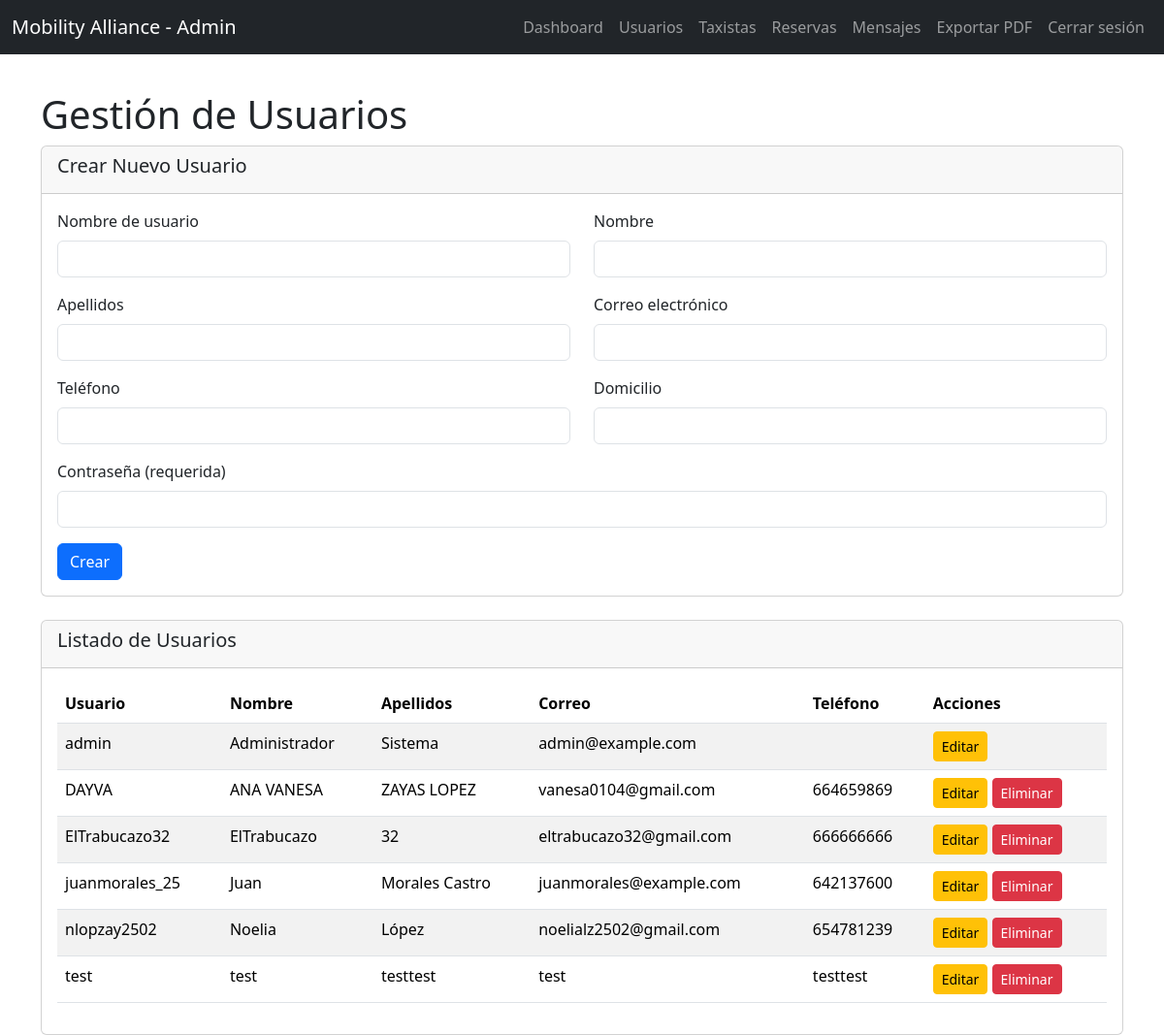
/admin/usuarios.php (signed in), run on an earlier commit of the app's database.
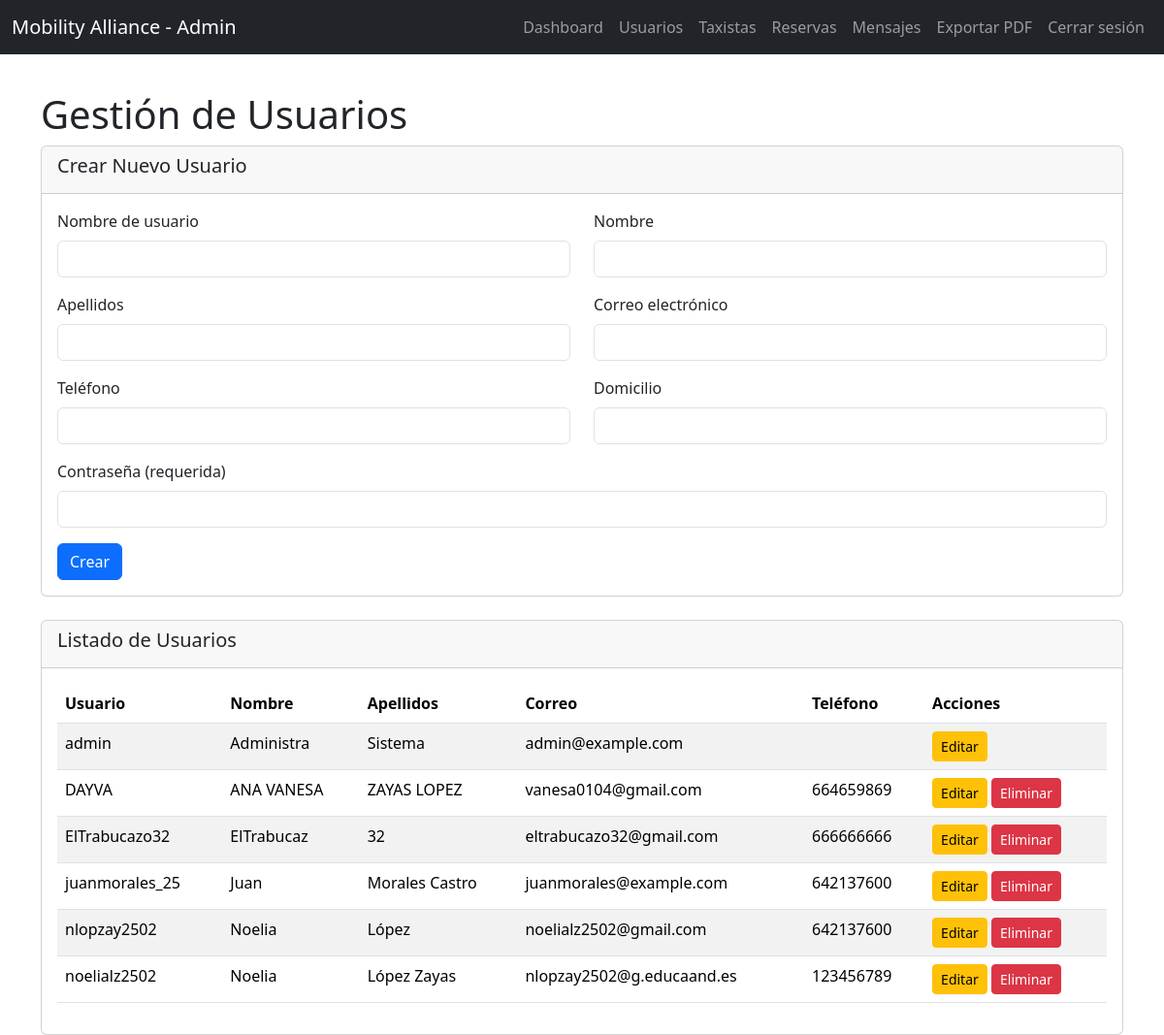
And on a later commit of the database.
### tables this page shows
CREATE TABLE `usuarios` (
  `nombre_usuario` varchar(50) NOT NULL,
  `nombre` char(10) NOT NULL,
  `apellidos` char(100) DEFAULT NULL,
  `domicilio` varchar(255) DEFAULT NULL,
  `telefono` int(9) DEFAULT NULL,
  `correo_electronico` varchar(150) NOT NULL,
  `clave` varchar(255) NOT NULL,
  `rol` enum('usuario','admin') DEFAULT 'usuario'
);

### admin/usuarios.php (the view, shortened to what the changed rows need)
<?php
require_once '../db_pdo.php';
$stmt = $pdo->query("SELECT * FROM usuarios ORDER BY nombre_usuario ASC");
$usuarios = $stmt->fetchAll(PDO::FETCH_ASSOC);
?>
<!DOCTYPE html>
<html lang="es">
<head>
    <link href="../bootstrap-5.3.8-dist/css/bootstrap.min.css" rel="stylesheet">
    <link href="../css/admin.css" rel="stylesheet">
</head>
<body>
<div class="container mt-4">
    <h1>Gestión de Usuarios</h1>
    <div class="card">
        <div class="card-body">
            <table class="table table-striped">
                <thead>
                    <tr>
                        <th>Usuario</th>
                        <th>Nombre</th>
                        <th>Apellidos</th>
                        <th>Correo</th>
                        <th>Teléfono</th>
                        <th>Acciones</th>
                    </tr>
                </thead>
                <tbody>
                    <?php foreach ($usuarios as $usuario): ?>
                        <tr>
                            <td><?= htmlspecialchars($usuario['nombre_usuario']) ?></td>
                            <td><?= htmlspecialchars($usuario['nombre']) ?></td>
                            <td><?= htmlspecialchars($usuario['apellidos'] ?? '') ?></td>
                            <td><?= htmlspecialchars($usuario['correo_electronico']) ?></td>
                            <td><?= htmlspecialchars($usuario['telefono'] ?? '') ?></td>
                            <td>
                                <a href="usuarios.php?editar=<?= htmlspecialchars($usuario['nombre_usuario']) ?>" class="btn btn-warning btn-sm">Editar</a>
                                <?php if ($usuario['nombre_usuario'] !== 'admin'): ?>
                                    <a href="usuarios.php?eliminar=<?= htmlspecialchars($usuario['nombre_usuario']) ?>" class="btn btn-danger btn-sm" onclick="return confirm('¿Estás seguro?')">Eliminar</a>
                                <?php endif; ?>
                            </td>
                        </tr>
                    <?php endforeach; ?>
                </tbody>
            </table>
        </div>
    </div>
</div>
</body>
</html>

What changed in the data, as far as the page shows it:
removed usuarios: nombre_usuario "test", nombre "test", apellidos "testtest", correo_electronico "test", telefono "testtest"
changed usuarios "admin": nombre "Administrador" → "Administra"
changed usuarios "ElTrabucazo32": nombre "ElTrabucazo" → "ElTrabucaz"
changed usuarios "nlopzay2502": telefono "654781239" → "642137600"
added usuarios: nombre_usuario "noelialz2502", nombre "Noelia", apellidos "López Zayas", correo_electronico "nlopzay2502@g.educaand.es", telefono "123456789"
